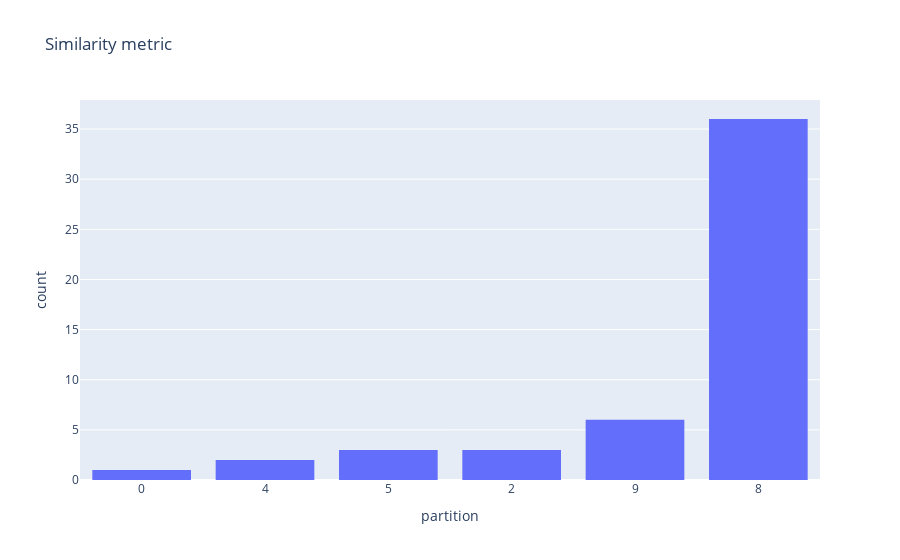

The code cell stored with this chart in its notebook:
### Code cell
fig = px.histogram(df_graph, x="partition", title="Similarity metric").update_xaxes(categoryorder="total ascending")
fig

### Figure 1 — Plotly figure (JSON) as saved in the notebook; plotly's stock layout.template omitted (floating-point values rounded to 4 significant figures)
{"data": [{"alignmentgroup": "True", "bingroup": "x", "hovertemplate": "partition=%{x}<br>count=%{y}<extra></extra>", "legendgroup": "", "marker": {"color": "#636efa", "pattern": {"shape": ""}}, "name": "", "offsetgroup": "", "orientation": "v", "showlegend": false, "type": "histogram", "x": ["8", "8", "8", "8", "5", "8", "8", "8", "8", "8", "8", "8", "2", "8", "8", "8", "8", "8", "5", "8", "5", "8", "8", "9", "9", "2", "8", "8", "8", "8", "8", "4", "8", "8", "9", "8", "8", "9", "8", "2", "9", "8", "8", "8", "8", "8", "8", "0", "4", "8", "9"], "xaxis": "x", "yaxis": "y"}], "layout": {"barmode": "relative", "legend": {"tracegroupgap": 0}, "title": {"text": "Similarity metric"}, "xaxis": {"anchor": "y", "categoryorder": "total ascending", "domain": [0, 1], "title": {"text": "partition"}}, "yaxis": {"anchor": "x", "domain": [0, 1], "title": {"text": "count"}}}}
